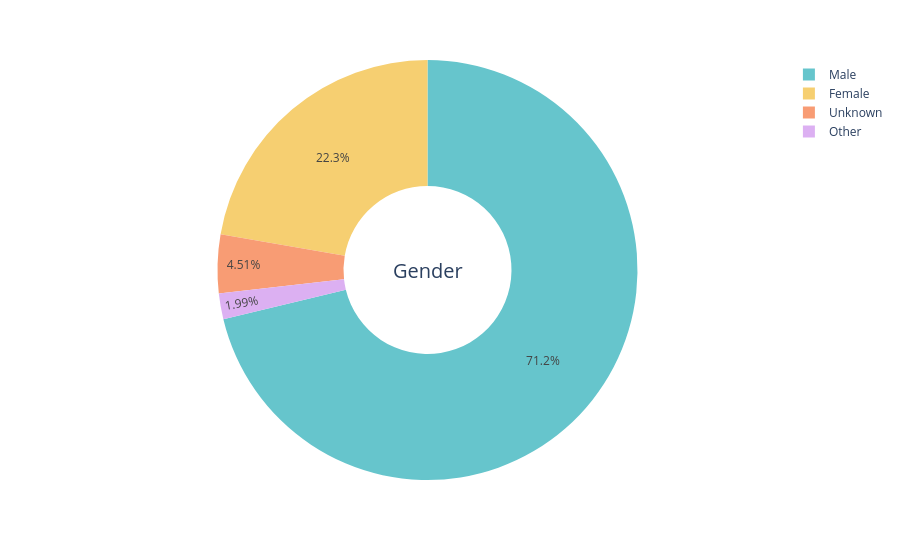

Write notebook code for a chart like this one.
### Markdown cell above
# <a id="6"> 6 ) . What is the distribution for member_gender?</a>

### Code cell
# Make visualization to easy get insight
import plotly.express as px
fig = px.pie(df , names = "member_gender",
        color_discrete_sequence=px.colors.qualitative.Pastel,
        hole=.4 )
fig.update_layout(annotations =  [dict(text= "Gender" ,  font_size  =20 , x = .5, y =.5 , showarrow = False)])

### Figure 1 — Plotly figure (JSON) as saved in the notebook; plotly's stock layout.template omitted (floating-point values rounded to 4 significant figures; data arrays with more than 128 entries replaced by an {"elided": "..."} marker saying what was removed)
{"data": [{"domain": {"x": [0, 1], "y": [0, 1]}, "hole": 0.4, "hovertemplate": "member_gender=%{label}<extra></extra>", "labels": {"elided": "183412 str values"}, "legendgroup": "", "name": "", "showlegend": true, "type": "pie"}], "layout": {"annotations": [{"font": {"size": 20}, "showarrow": false, "text": "Gender", "x": 0.5, "y": 0.5}], "legend": {"tracegroupgap": 0}, "margin": {"t": 60}, "piecolorway": ["rgb(102, 197, 204)", "rgb(246, 207, 113)", "rgb(248, 156, 116)", "rgb(220, 176, 242)", "rgb(135, 197, 95)", "rgb(158, 185, 243)", "rgb(254, 136, 177)", "rgb(201, 219, 116)", "rgb(139, 224, 164)", "rgb(180, 151, 231)", "rgb(179, 179, 179)"]}}
